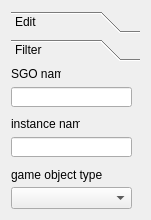
<?xml version="1.0" encoding="UTF-8"?>
<ui version="4.0">
 <class>SGOOnMapToolBox</class>
 <widget class="QWidget" name="SGOOnMapToolBox">
  <property name="geometry">
   <rect>
    <x>0</x>
    <y>0</y>
    <width>151</width>
    <height>220</height>
   </rect>
  </property>
  <property name="sizePolicy">
   <sizepolicy hsizetype="Fixed" vsizetype="Fixed">
    <horstretch>0</horstretch>
    <verstretch>0</verstretch>
   </sizepolicy>
  </property>
  <property name="minimumSize">
   <size>
    <width>150</width>
    <height>220</height>
   </size>
  </property>
  <property name="windowTitle">
   <string>SGOOnMapToolBox</string>
  </property>
  <layout class="QVBoxLayout" name="verticalLayout">
   <item>
    <widget class="QToolBox" name="SGOOnMapToolBox_2">
     <property name="currentIndex">
      <number>1</number>
     </property>
     <widget class="QWidget" name="editPage">
      <property name="geometry">
       <rect>
        <x>0</x>
        <y>0</y>
        <width>133</width>
        <height>148</height>
       </rect>
      </property>
      <attribute name="label">
       <string>Edit</string>
      </attribute>
      <widget class="QPushButton" name="editBtn">
       <property name="enabled">
        <bool>false</bool>
       </property>
       <property name="geometry">
        <rect>
         <x>10</x>
         <y>30</y>
         <width>91</width>
         <height>23</height>
        </rect>
       </property>
       <property name="toolTip">
        <string>edit</string>
       </property>
       <property name="text">
        <string>edit</string>
       </property>
       <property name="icon">
        <iconset resource="GameEditor.qrc">
         <normaloff>:/GameEditor/edit icon.png</normaloff>:/GameEditor/edit icon.png</iconset>
       </property>
      </widget>
      <widget class="QPushButton" name="cloneBtn">
       <property name="enabled">
        <bool>false</bool>
       </property>
       <property name="geometry">
        <rect>
         <x>10</x>
         <y>0</y>
         <width>91</width>
         <height>23</height>
        </rect>
       </property>
       <property name="toolTip">
        <string>clone</string>
       </property>
       <property name="text">
        <string>clone</string>
       </property>
       <property name="icon">
        <iconset resource="GameEditor.qrc">
         <normaloff>:/GameEditor/clone.png</normaloff>:/GameEditor/clone.png</iconset>
       </property>
      </widget>
      <widget class="QPushButton" name="deleteBtn">
       <property name="enabled">
        <bool>false</bool>
       </property>
       <property name="geometry">
        <rect>
         <x>10</x>
         <y>60</y>
         <width>91</width>
         <height>23</height>
        </rect>
       </property>
       <property name="toolTip">
        <string>delete</string>
       </property>
       <property name="text">
        <string>delete</string>
       </property>
       <property name="icon">
        <iconset resource="GameEditor.qrc">
         <normaloff>:/GameEditor/delete icon.png</normaloff>:/GameEditor/delete icon.png</iconset>
       </property>
      </widget>
      <widget class="QPushButton" name="freezeAllBtn">
       <property name="enabled">
        <bool>false</bool>
       </property>
       <property name="geometry">
        <rect>
         <x>10</x>
         <y>90</y>
         <width>91</width>
         <height>23</height>
        </rect>
       </property>
       <property name="toolTip">
        <string>freeze all</string>
       </property>
       <property name="text">
        <string>freeze all</string>
       </property>
       <property name="icon">
        <iconset resource="GameEditor.qrc">
         <normaloff>:/GameEditor/snowflake.png</normaloff>:/GameEditor/snowflake.png</iconset>
       </property>
      </widget>
      <widget class="QPushButton" name="unfreezeAllBtn">
       <property name="enabled">
        <bool>false</bool>
       </property>
       <property name="geometry">
        <rect>
         <x>10</x>
         <y>120</y>
         <width>91</width>
         <height>23</height>
        </rect>
       </property>
       <property name="toolTip">
        <string>unfreeze all</string>
       </property>
       <property name="text">
        <string>unfreeze all</string>
       </property>
       <property name="icon">
        <iconset resource="GameEditor.qrc">
         <normaloff>:/GameEditor/unfreeze.png</normaloff>:/GameEditor/unfreeze.png</iconset>
       </property>
      </widget>
     </widget>
     <widget class="QWidget" name="filterPage">
      <property name="geometry">
       <rect>
        <x>0</x>
        <y>0</y>
        <width>133</width>
        <height>148</height>
       </rect>
      </property>
      <attribute name="label">
       <string>Filter</string>
      </attribute>
      <widget class="QLabel" name="SGONameFilterLbl">
       <property name="geometry">
        <rect>
         <x>0</x>
         <y>0</y>
         <width>50</width>
         <height>13</height>
        </rect>
       </property>
       <property name="text">
        <string>SGO name</string>
       </property>
      </widget>
      <widget class="QLabel" name="instanceNameLbl">
       <property name="geometry">
        <rect>
         <x>0</x>
         <y>50</y>
         <width>69</width>
         <height>13</height>
        </rect>
       </property>
       <property name="text">
        <string>instance name</string>
       </property>
      </widget>
      <widget class="QLineEdit" name="SGONameFilterTxt">
       <property name="geometry">
        <rect>
         <x>0</x>
         <y>20</y>
         <width>121</width>
         <height>20</height>
        </rect>
       </property>
      </widget>
      <widget class="QLineEdit" name="instanceNameFilterTxt">
       <property name="geometry">
        <rect>
         <x>0</x>
         <y>70</y>
         <width>121</width>
         <height>20</height>
        </rect>
       </property>
      </widget>
      <widget class="QLabel" name="gameObjectTypeLbl">
       <property name="geometry">
        <rect>
         <x>0</x>
         <y>100</y>
         <width>91</width>
         <height>16</height>
        </rect>
       </property>
       <property name="text">
        <string>game object type</string>
       </property>
      </widget>
      <widget class="QComboBox" name="gameObjectTypeFilter">
       <property name="geometry">
        <rect>
         <x>0</x>
         <y>120</y>
         <width>121</width>
         <height>22</height>
        </rect>
       </property>
      </widget>
     </widget>
    </widget>
   </item>
  </layout>
 </widget>
 <layoutdefault spacing="6" margin="11"/>
 <resources>
  <include location="GameEditor.qrc"/>
 </resources>
 <connections/>
</ui>
